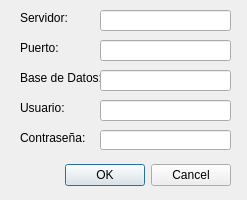
<?xml version="1.0" encoding="UTF-8"?>
<ui version="4.0">
 <class>confDlg</class>
 <widget class="QDialog" name="confDlg">
  <property name="geometry">
   <rect>
    <x>0</x>
    <y>0</y>
    <width>247</width>
    <height>200</height>
   </rect>
  </property>
  <property name="minimumSize">
   <size>
    <width>240</width>
    <height>140</height>
   </size>
  </property>
  <property name="maximumSize">
   <size>
    <width>400</width>
    <height>200</height>
   </size>
  </property>
  <property name="windowTitle">
   <string>Primer Pluging</string>
  </property>
  <property name="modal">
   <bool>true</bool>
  </property>
  <widget class="QDialogButtonBox" name="buttonBox">
   <property name="geometry">
    <rect>
     <x>10</x>
     <y>160</y>
     <width>221</width>
     <height>31</height>
    </rect>
   </property>
   <property name="orientation">
    <enum>Qt::Horizontal</enum>
   </property>
   <property name="standardButtons">
    <set>QDialogButtonBox::Cancel|QDialogButtonBox::Ok</set>
   </property>
  </widget>
  <widget class="QLineEdit" name="campoHost">
   <property name="geometry">
    <rect>
     <x>100</x>
     <y>10</y>
     <width>131</width>
     <height>21</height>
    </rect>
   </property>
   <property name="accessibleName">
    <string/>
   </property>
   <property name="accessibleDescription">
    <string/>
   </property>
   <property name="inputMask">
    <string/>
   </property>
   <property name="text">
    <string/>
   </property>
  </widget>
  <widget class="QLabel" name="label">
   <property name="geometry">
    <rect>
     <x>20</x>
     <y>10</y>
     <width>81</width>
     <height>16</height>
    </rect>
   </property>
   <property name="text">
    <string>Servidor:</string>
   </property>
  </widget>
  <widget class="QLabel" name="label_2">
   <property name="geometry">
    <rect>
     <x>20</x>
     <y>40</y>
     <width>81</width>
     <height>16</height>
    </rect>
   </property>
   <property name="text">
    <string>Puerto:</string>
   </property>
  </widget>
  <widget class="QLabel" name="label_3">
   <property name="geometry">
    <rect>
     <x>20</x>
     <y>70</y>
     <width>81</width>
     <height>16</height>
    </rect>
   </property>
   <property name="text">
    <string>Base de Datos:</string>
   </property>
  </widget>
  <widget class="QLineEdit" name="campoPort">
   <property name="geometry">
    <rect>
     <x>100</x>
     <y>40</y>
     <width>131</width>
     <height>21</height>
    </rect>
   </property>
   <property name="accessibleName">
    <string/>
   </property>
   <property name="accessibleDescription">
    <string/>
   </property>
   <property name="inputMask">
    <string/>
   </property>
   <property name="text">
    <string/>
   </property>
  </widget>
  <widget class="QLineEdit" name="campoDDBB">
   <property name="geometry">
    <rect>
     <x>100</x>
     <y>70</y>
     <width>131</width>
     <height>21</height>
    </rect>
   </property>
   <property name="accessibleName">
    <string/>
   </property>
   <property name="accessibleDescription">
    <string/>
   </property>
   <property name="inputMask">
    <string/>
   </property>
   <property name="text">
    <string/>
   </property>
  </widget>
  <widget class="QLineEdit" name="campoUser">
   <property name="geometry">
    <rect>
     <x>100</x>
     <y>100</y>
     <width>131</width>
     <height>21</height>
    </rect>
   </property>
   <property name="accessibleName">
    <string/>
   </property>
   <property name="accessibleDescription">
    <string/>
   </property>
   <property name="inputMask">
    <string/>
   </property>
   <property name="text">
    <string/>
   </property>
  </widget>
  <widget class="QLabel" name="label_4">
   <property name="geometry">
    <rect>
     <x>20</x>
     <y>100</y>
     <width>81</width>
     <height>16</height>
    </rect>
   </property>
   <property name="text">
    <string>Usuario:</string>
   </property>
  </widget>
  <widget class="QLineEdit" name="campoPass">
   <property name="geometry">
    <rect>
     <x>100</x>
     <y>130</y>
     <width>131</width>
     <height>20</height>
    </rect>
   </property>
   <property name="echoMode">
    <enum>QLineEdit::Password</enum>
   </property>
  </widget>
  <widget class="QLabel" name="label_5">
   <property name="geometry">
    <rect>
     <x>20</x>
     <y>130</y>
     <width>81</width>
     <height>16</height>
    </rect>
   </property>
   <property name="text">
    <string>Contraseña:</string>
   </property>
  </widget>
 </widget>
 <resources/>
 <connections>
  <connection>
   <sender>buttonBox</sender>
   <signal>accepted()</signal>
   <receiver>confDlg</receiver>
   <slot>accept()</slot>
   <hints>
    <hint type="sourcelabel">
     <x>248</x>
     <y>100</y>
    </hint>
    <hint type="destinationlabel">
     <x>157</x>
     <y>109</y>
    </hint>
   </hints>
  </connection>
  <connection>
   <sender>buttonBox</sender>
   <signal>rejected()</signal>
   <receiver>confDlg</receiver>
   <slot>reject()</slot>
   <hints>
    <hint type="sourcelabel">
     <x>316</x>
     <y>100</y>
    </hint>
    <hint type="destinationlabel">
     <x>286</x>
     <y>109</y>
    </hint>
   </hints>
  </connection>
  <connection>
   <sender>campoHost</sender>
   <signal>returnPressed()</signal>
   <receiver>confDlg</receiver>
   <slot>accept()</slot>
   <hints>
    <hint type="sourcelabel">
     <x>285</x>
     <y>40</y>
    </hint>
    <hint type="destinationlabel">
     <x>199</x>
     <y>54</y>
    </hint>
   </hints>
  </connection>
 </connections>
</ui>
